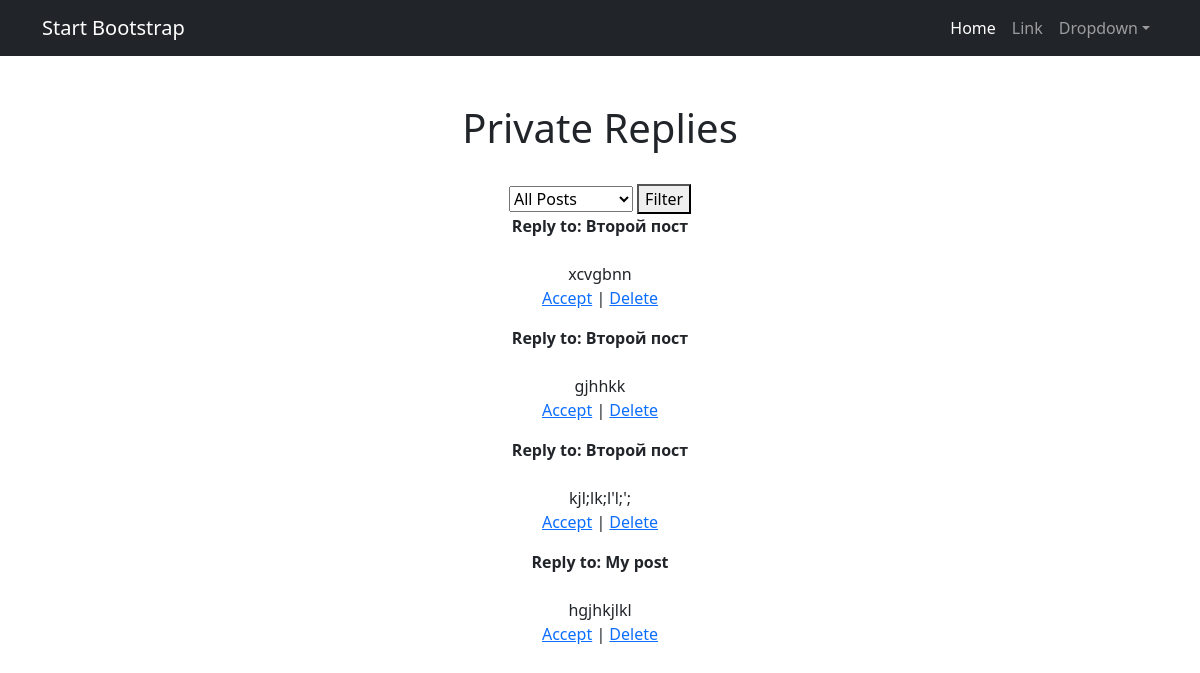
The page /posts/private_replies/ (signed in) on the database as committed earlier.
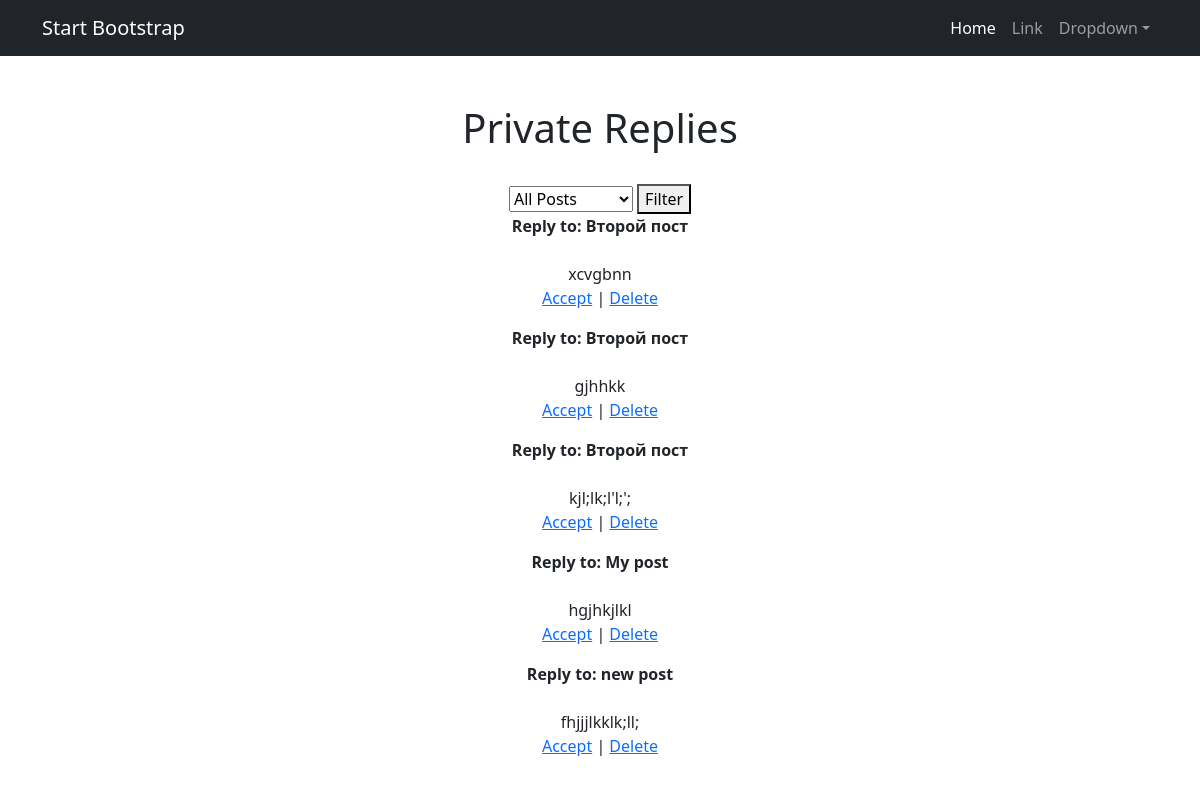
The same page on the database as committed later.
### board/models.py (models this page shows, shortened)
class Reply(models.Model):
    post = models.ForeignKey(Post, on_delete=models.CASCADE)
    sender = models.ForeignKey(CustomUser, on_delete=models.CASCADE)
    reply_text = models.TextField()
    approved = models.BooleanField(default=False)
    date_created = models.DateTimeField(auto_now_add=True)

class Post(models.Model):
    CATEGORY_CHOICES = [
        ('TK', 'Танки'),
        ('HL', 'Хилы'),
        ('DD', 'ДД'),
        ('TD', 'Торговцы'),
        ('GM', 'Гилдмастеры'),
        ('QG', 'Квестгиверы'),
        ('SM', 'Кузнецы'),
        ('TN', 'Кожевники'),
        ('HM', 'Зельевары'),
        ('WZ', 'Мастера заклинаний'),
    ]
    author = models.ForeignKey('CustomUser', on_delete=models.CASCADE)
    category = models.ForeignKey(Category, on_delete=models.CASCADE)
    post_time_in = models.DateTimeField(auto_now_add=True)
    title = models.CharField(max_length=255)
    post_text = models.TextField()
    image = models.ImageField(upload_to='post_images/', null=True, blank=True)
    video_url = models.URLField(null=True, blank=True)

### board/views.py (the view)
# urls.py: path('private_replies/', views.private_replies, name='private_replies'),
@login_required
def private_replies(request):
    user = request.user
    user_posts = user.post_set.all()  # Получить все объявления пользователя
    selected_post_id = request.GET.get('post')  # Получить выбранное объявление из параметров запроса
    replies = Reply.objects.filter(post__author=user)
    if selected_post_id:
        replies = replies.filter(post__id=selected_post_id)
    if request.method == 'GET':
        selected_post_id = request.GET.get('post')
        if selected_post_id:
            replies = replies.filter(post__id=selected_post_id)
    return render(request, 'private_replies.html', {'replies': replies, 'user_posts': user_posts, 'selected_post_id': selected_post_id})

### templates/private_replies.html (shortened to what this page needs)
{% extends 'flatpages/default.html' %}
{% block content %}
<h1>Private Replies</h1>
<br>
<form method="get">
    <select name="post">
        <option value="">All Posts</option>
    </select>
    <button type="submit">Filter</button>
</form>
{% if replies %}
    {% for reply in replies %}
        <p>
            <b>Reply to: {{ reply.post.title }}</b>
            <br>
            <br>
            {{ reply.reply_text | safe }}
            <br>
            {% if not reply.approved %}
                <a href="{% url 'accept_reply' reply.pk %}">Accept</a> |
            {% endif %}
            <a href="{% url 'delete_reply' reply.pk %}">Delete</a>
        </p>
    {% endfor %}
{% else %}
   <h2>No replies available!</h2>
{% endif %}
{% endblock content %}

Rows that differ between the two databases and show on the page:
added Reply: post "new post", reply_text "fhjjjlkklk;ll;", approved "Accept"
